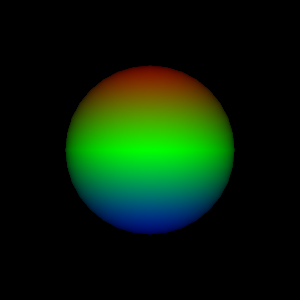

This chart was generated by the following Python code:
#!/usr/bin/env python

# Test vtkColorTransferFunction GetRange methods with a colored sphere.

import vtkmodules.vtkInteractionStyle  # noqa: F401
import vtkmodules.vtkRenderingFreeType  # noqa: F401
import vtkmodules.vtkRenderingOpenGL2  # noqa: F401

from vtkmodules.vtkFiltersCore import vtkElevationFilter
from vtkmodules.vtkFiltersSources import vtkSphereSource
from vtkmodules.vtkRenderingCore import (
    vtkActor,
    vtkColorTransferFunction,
    vtkPolyDataMapper,
    vtkRenderWindow,
    vtkRenderWindowInteractor,
    vtkRenderer,
)

# Color transfer function
cmap = vtkColorTransferFunction()
cmap.AddRGBPoint(0.0, 0.0, 0.0, 1.0)
cmap.AddRGBPoint(0.5, 0.0, 1.0, 0.0)
cmap.AddRGBPoint(1.0, 1.0, 0.0, 0.0)

# Sphere with elevation scalars
sphere = vtkSphereSource()
sphere.SetPhiResolution(32)
sphere.SetThetaResolution(32)

elevation = vtkElevationFilter()
elevation.SetInputConnection(sphere.GetOutputPort())
elevation.SetLowPoint(0, -0.5, 0)
elevation.SetHighPoint(0, 0.5, 0)
elevation.SetScalarRange(0.0, 1.0)

sphere_mapper = vtkPolyDataMapper()
sphere_mapper.SetInputConnection(elevation.GetOutputPort())
sphere_mapper.SetLookupTable(cmap)
sphere_mapper.SetScalarRange(0.0, 1.0)

sphere_actor = vtkActor()
sphere_actor.SetMapper(sphere_mapper)

renderer = vtkRenderer()
renderer.AddActor(sphere_actor)

render_window = vtkRenderWindow()
render_window.AddRenderer(renderer)
render_window.SetWindowName("get range color transfer function")
render_window.SetMultiSamples(0)
render_window.SetSize(300, 300)

interactor = vtkRenderWindowInteractor()
interactor.SetRenderWindow(render_window)

# Scene
renderer.ResetCamera()

interactor.Initialize()
interactor.Start()
